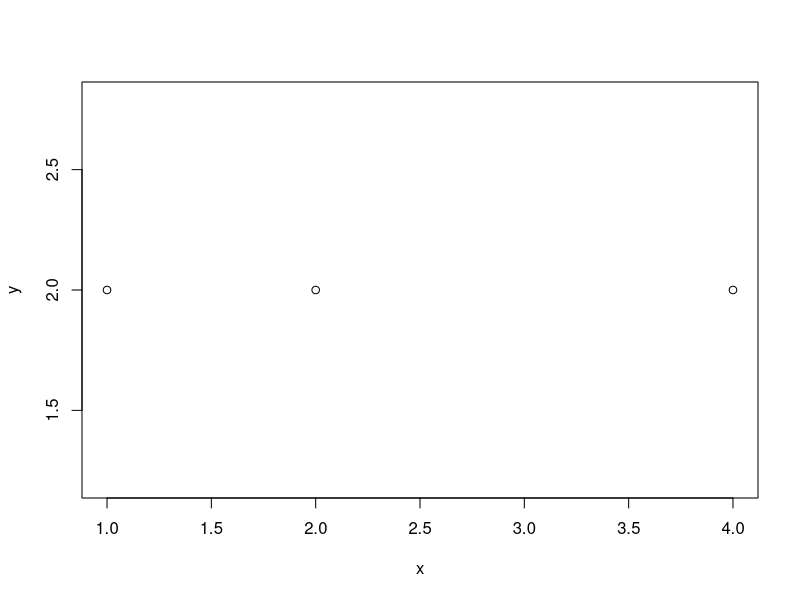

Generate this figure with R:
# Title: Example script
# Author: Amy Hurford
# Date: Sept 24, 2020

# x-values of the graph
x<-c(1,2,4)

# y-values of the graph
y<-c(2,2,2)

# Making the graph
plot(x,y)
